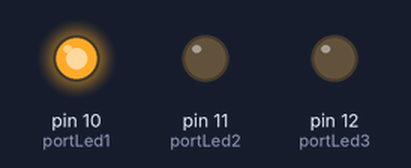
Bench run of a sketch on a simulated Arduino Uno, built with avr-gcc and run on an emulated ATmega328P. Parts: output pins drawn as LEDs (lit = HIGH).

Above: at 0.5 s.
At 2.2 s:
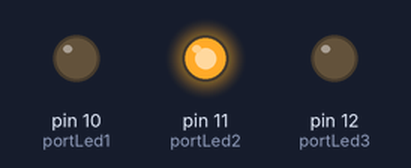
At 3.5 s:
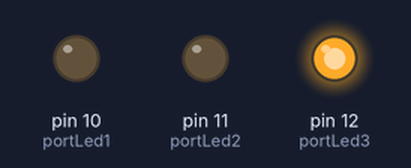
At 4.5 s:
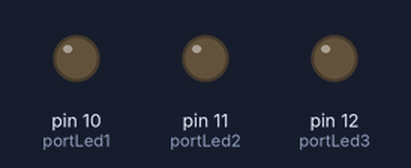
Timing chart, 0 to 6.5 s (numbered marks = the images above):
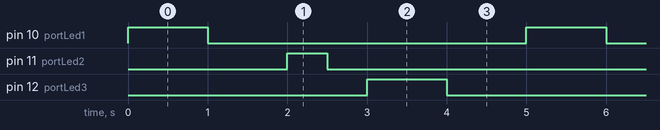

Measured:
- by itself, pin 10 (portLed1), pin 12 (portLed3): alternates HIGH for 1.0 s and LOW for 4.0 s
- by itself, pin 11 (portLed2): alternates HIGH for 0.50 s and LOW for 4.5 s
- by itself, everything shown: repeats every 5.0 s, in 6 steps

The sketch:

aula_22.ino
```cpp
//Declarando as variáveis de cada LED
int portLed1 = 10;
int portLed2 = 11;
int portLed3 = 12;

//Define cada LED como OUTPUT
void setup()
{
  pinMode(portLed1, OUTPUT);
  pinMode (portLed2, OUTPUT);
  pinMode (portLed3, OUTPUT);
}

//Deixa o código repetir em loop
void loop()
{
  digitalWrite(portLed1, HIGH); //Liga o LED
  delay(1000); //Espera de 1 segundo
  digitalWrite(portLed1, LOW); //Apaga o LED
  delay(1000); //Espera de 1 segundo

  digitalWrite(portLed2, HIGH); //Liga o LED
  delay(500); //Espera de 0,5 segundos
  digitalWrite(portLed2, LOW); //Apaga o LED
  delay(500); //Espera de 0,5 segundos

  digitalWrite(portLed3, HIGH); //Liga o LED
  delay(1000); //Espera de 1 segundo
  digitalWrite(portLed3, LOW); //Apaga o LED
  delay(1000); //Espera de 1 segundo
}
```
